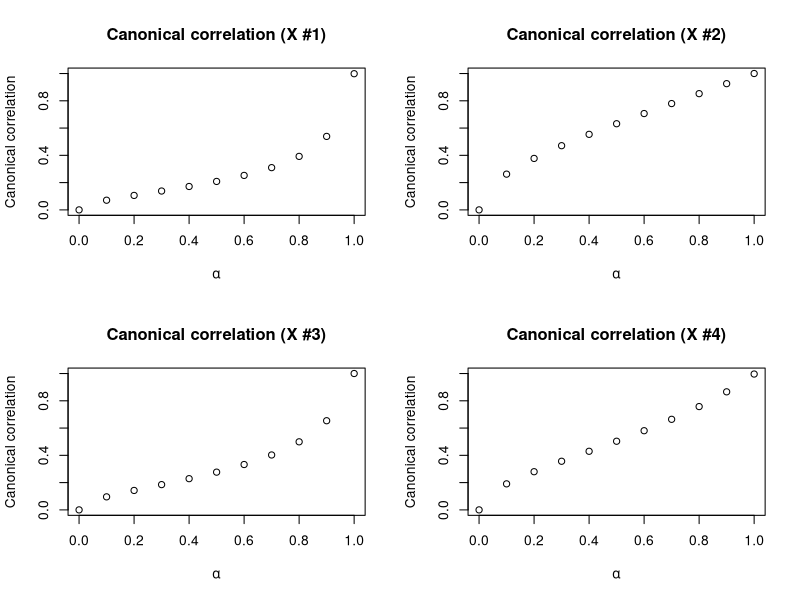
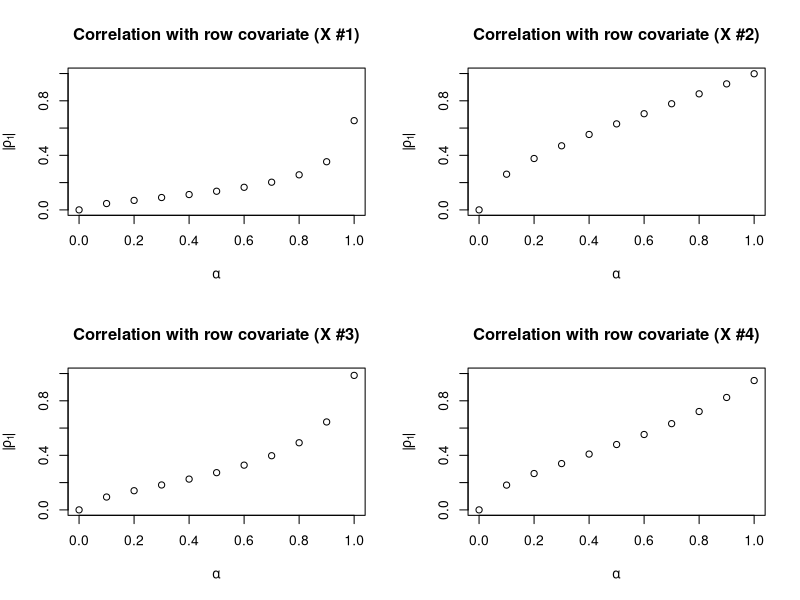
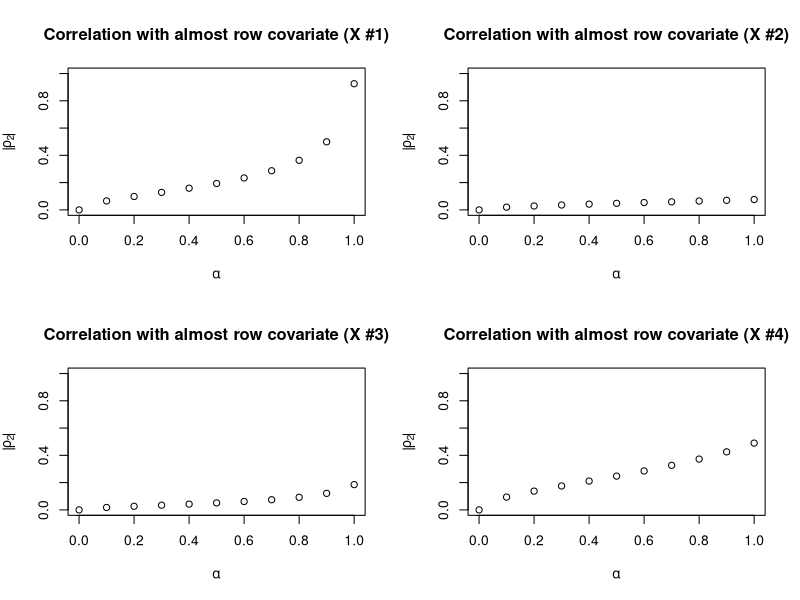
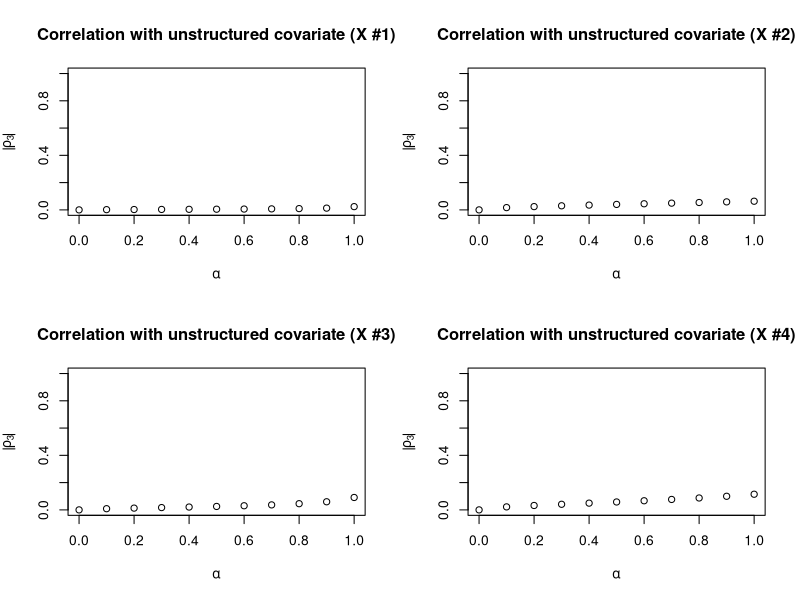

Reproduce these figures in R, in order.
library(MASS)
library(foreach)

outfile <- "Gen-rnd-effect-correlation-plots.pdf"

n <- 20
reps.per.X <- 3
num.X <- 4
alpha.list <- seq(0,1,by=.1)
sigma.list <- 1:2

########################################

# Do the eta-prime transformation
eta.prime <- function(alpha, sigma, eta, P, P.orth) {
  n <- length(eta)
  # Divide eta into components
  eta.orth <- P.orth %*% eta
  eta.par <- P %*% eta
  # Reassemble and return
  (sqrt(1-alpha) * eta.orth / sqrt(sum(eta.orth^2)) + 
      sqrt(alpha) * eta.par / sqrt(sum(eta.par^2))) * sigma * n
}

genX <- function(n) {
  #### Generate design matrix X for dyad covariates
  # Start empty
  Xd <- array(0, dim=c(n,n,3) )
  # Fill first covariate with a random row effect
  Xd[,,1] <- matrix(rnorm(n=n, mean=0, sd=1), nrow=n, ncol=n)
  # Fill the second covariate with an "almost" row covariate
  Xd[,,2] <- matrix(rnorm(n=n, mean=0, sd=1), nrow=n, ncol=n)
  Xd[,,2] <- Xd[,,2] + matrix(rnorm(n=n^2, mean=0, sd=1/n), nrow=n, ncol=n)
  # Fill third covariate with all random standard normal draws
  Xd[,,3] <- matrix(rnorm(n=n*n, mean=0, sd=1), nrow=n, ncol=n)
  
  dimnames(Xd)[[3]] <- c("X1","X2","X3")
  
  mX <- apply(Xd,3,c)
  
  return(cbind(1, mX))
}

########################################

results <- foreach(gen = 1:num.X, .combine="rbind") %do% {
  X <- genX(n)
  
  A <- matrix(0, ncol=n, nrow=n^2)
  B <- matrix(0, ncol=n, nrow=n^2)
  for (i in 1:n) {
    Y <- matrix(0, nrow=n, ncol=n)
    Y[i,] <- 1
    A[,i] <- c(Y)
    B[,i] <- c(t(Y))
  }
  AB <- cbind(A,B)
  
  # Various projection matrices onto ...
  I <- diag(n^2)                             #R^(n^2)
  PX <- X %*% solve(t(X) %*% X) %*% t(X)     # The column space of X
  PAB <- AB %*% ginv(t(AB) %*% AB) %*% t(AB) # The column space of AB 
  # C(PAB %*% X) - the column space of X projected onto AB.
  PABX <- (PAB %*% X) %*% ginv(t(X) %*% PAB %*% X) %*% (t(X) %*% PAB)
  # Attempting to do a "weighted" projection
  PABXw <- (PAB %*% X) %*% diag(1 / diag(t(X) %*% X)) %*% (t(X) %*% PAB)
  
  foreach(rep = 1:reps.per.X, .combine="rbind") %do% {
    eta <- AB %*% rnorm(2*n)
    
    foreach(alpha = alpha.list, .combine="rbind") %do% {
      foreach(sigma = sigma.list, .combine="rbind") %do% {
        eta.4 <- eta.prime(alpha, sigma, eta, PABXw, PAB - PABX)
        
        data.frame(list(alpha=alpha, sigma=sigma, rep=rep, Xgen=gen,
                   propvar.4=sum((PX%*%eta.4)^2)/sum(eta.4^2),
                   cancor.4=cancor(X, eta.4)$cor,
                   mag.4=sqrt(sum(eta.4^2)),
                   rhoX1.4=cor(X[,2], eta.4),
                   rhoX2.4=cor(X[,3], eta.4),
                   rhoX3.4=cor(X[,4], eta.4)))
        
      }
    }
  }
}
results <- as.data.frame(results)

pdf(outfile, width=8, height=6)

par(mfrow=c(2,2))
# Canonical correlation
for (i in 1:num.X) {
  plot(x=results[(results$sigma==1)&(results$Xgen==i)&(results$rep==1), 'alpha'], 
       y=results[(results$sigma==1)&(results$Xgen==i)&(results$rep==1), 'cancor.4'],
       main=paste("Canonical correlation (X #",i,")",sep=""), ylim=c(0,1),
       xlab=expression(alpha), ylab="Canonical correlation")
}
# (Absolute) Correlation with the row covariate
for (i in 1:num.X) {
  plot(x=results[(results$sigma==1)&(results$Xgen==i)&(results$rep==1), 'alpha'], 
       y=abs(results[(results$sigma==1)&(results$Xgen==i)&(results$rep==1), 'rhoX1.4']),
       main=paste("Correlation with row covariate (X #",i,")",sep=""), ylim=c(0,1),
       xlab=expression(alpha), ylab=expression(abs(rho[1])))
}
# (Absolute) Correlation with the almost row covariate
for (i in 1:num.X) {
  plot(x=results[(results$sigma==1)&(results$Xgen==i)&(results$rep==1), 'alpha'], 
       y=abs(results[(results$sigma==1)&(results$Xgen==i)&(results$rep==1), 'rhoX2.4']),
       main=paste("Correlation with almost row covariate (X #",i,")",sep=""), ylim=c(0,1),
       xlab=expression(alpha), ylab=expression(abs(rho[2])))
}
# (Absolute) Correlation with dyad covariate
for (i in 1:num.X) {
  plot(x=results[(results$sigma==1)&(results$Xgen==i)&(results$rep==1), 'alpha'], 
       y=abs(results[(results$sigma==1)&(results$Xgen==i)&(results$rep==1), 'rhoX3.4']),
       main=paste("Correlation with unstructured covariate (X #",i,")",sep=""), ylim=c(0,1),
       xlab=expression(alpha), ylab=expression(abs(rho[3])))
}


dev.off()

